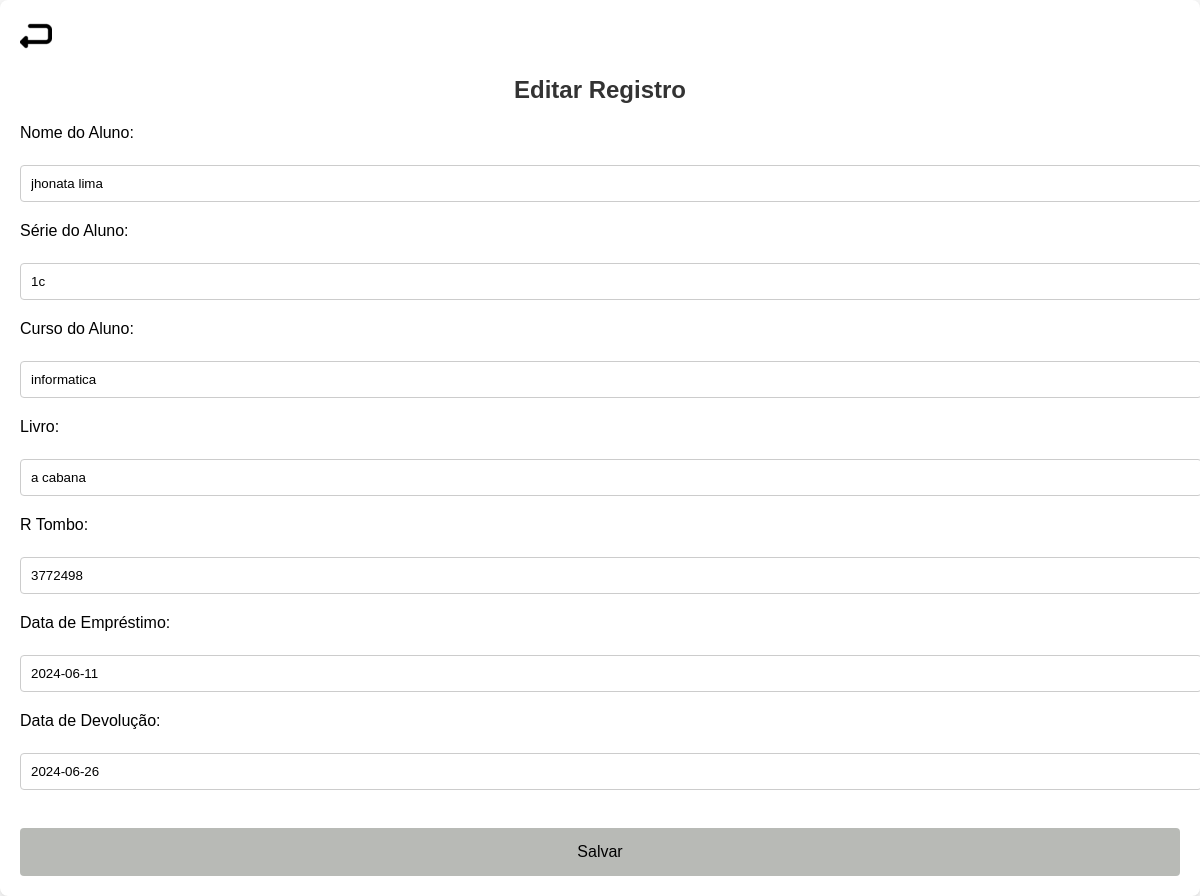
Page /editar.php?id_registro=11 on the committed database.
### tables this page shows
CREATE TABLE `registro` (
  `cod_rigistro` int(11) NOT NULL,
  `nomealuno` varchar(65) NOT NULL,
  `seriealuno` varchar(65) NOT NULL,
  `cursoaluno` varchar(65) NOT NULL,
  `livro` varchar(64) NOT NULL,
  `Rtombo` int(11) DEFAULT NULL,
  `datemprestimo` date DEFAULT NULL,
  `datdevolucao` date DEFAULT NULL
);

### editar.php (the view, shortened to what this page needs)
<?php
if (isset($_GET['id_registro'])) {
    $id_registro = $_GET['id_registro'];
    include "conexao.php";
    $sql = "SELECT * FROM registro WHERE cod_rigistro = $id_registro";
    $resultado = mysqli_query($conexao, $sql);
    if ($resultado) {
        if (mysqli_num_rows($resultado) > 0) {
            $registro = mysqli_fetch_assoc($resultado);
        } else {
            echo "Registro não encontrado.";
        }
    } else {
        echo "Erro ao consultar o banco de dados: " . mysqli_error($conexao);
    }
} else {
    echo "ID de registro não fornecido na URL.";
}
?>
<!DOCTYPE html>
<html lang="pt-br">
<head>
    <link rel="stylesheet" type="text/css" href="editcss.css">
</head>
<body>
    <form action="atualizar.php" method="post">
    <a href="pesquisa.php"><img src="img/return.png"></a>
    <h2>Editar Registro</h2>
        <label for="nomealuno">Nome do Aluno:</label><br>
        <input type="text" id="nomealuno" name="nomealuno" value="<?php echo isset($registro['nomealuno']) ? $registro['nomealuno'] : ''; ?>"><br>
        <label for="seriealuno">Série do Aluno:</label><br>
        <input type="text" id="seriealuno" name="seriealuno" value="<?php echo isset($registro['seriealuno']) ? $registro['seriealuno'] : ''; ?>"><br>
        <label for="cursoaluno">Curso do Aluno:</label><br>
        <input type="text" id="cursoaluno" name="cursoaluno" value="<?php echo isset($registro['cursoaluno']) ? $registro['cursoaluno'] : ''; ?>"><br>
        <label for="livro">Livro:</label><br>
        <input type="text" id="livro" name="livro" value="<?php echo isset($registro['livro']) ? $registro['livro'] : ''; ?>"><br>
        <label for="Rtombo">R Tombo:</label><br>
        <input type="text" id="Rtombo" name="Rtombo" value="<?php echo isset($registro['Rtombo']) ? $registro['Rtombo'] : ''; ?>"><br>
        <label for="datemprestimo">Data de Empréstimo:</label><br>
        <input type="text" id="datemprestimo" name="datemprestimo" value="<?php echo isset($registro['datemprestimo']) ? $registro['datemprestimo'] : ''; ?>"><br>
        <label for="datdevolucao">Data de Devolução:</label><br>
        <input type="text" id="datdevolucao" name="datdevolucao" value="<?php echo isset($registro['datdevolucao']) ? $registro['datdevolucao'] : ''; ?>"><br><br>
        <input type="submit" value="Salvar">
    </form>
</body>
</html>

### editcss.css (style rules this page uses)
body { font-family: Arial, sans-serif; margin: 0; padding: 0; background-color: #f5f5f5; }
h2 { text-align: center; margin-top: 20px; color: #333; }
form { background-color: #fff; padding: 20px; border-radius: 8px; box-shadow: 0 2px 4px rgba(0, 0, 0, 0.1); max-width: 1300px; margin: 0 auto; }
label { display: block; margin-bottom: 5px; }
input[type="text"] { width: 100%; padding: 10px; margin-bottom: 20px; border: 1px solid #ccc; border-radius: 4px; }
input[type="submit"] { background-color: #b8bab6; color: rgb(0, 0, 0); padding: 15px 20px; border: none; border-radius: 4px; cursor: pointer; font-size: 16px; width: 100%; }

### rows in the picture
registro: nomealuno "jhonata lima", seriealuno "1c", cursoaluno "informatica", livro "a cabana", Rtombo "3772498", datemprestimo "2024-06-11", datdevolucao "2024-06-26"
